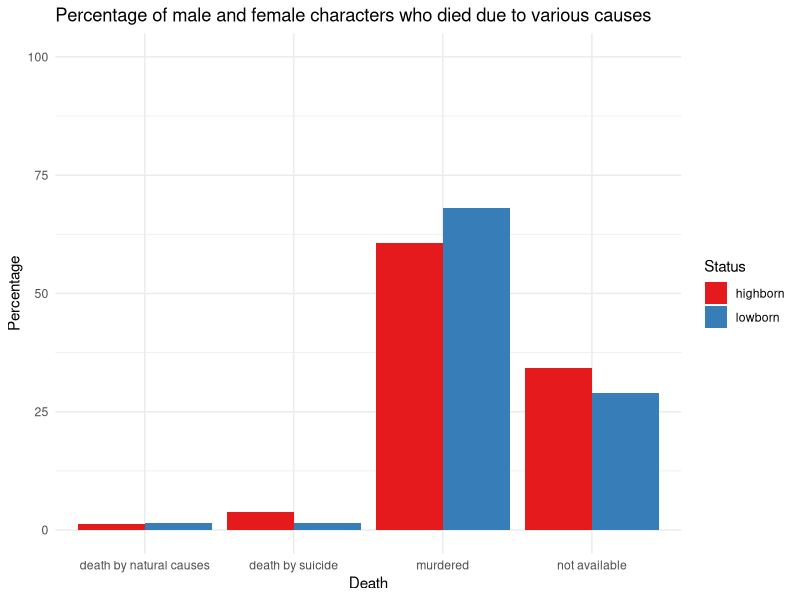

This chart was generated by the following R code: (Note: this script raises an error after producing the figure.)
library(tidyverse)
library(ggplot2)

#Importing csv file into a dataframe
updated_death_categories <- read.csv("GOT_updated_death_categories.csv")
#View(updated_death_categories)

#making a table of frequency of deaths by various causes by social status.
table_status_death <-  table(updated_death_categories$social_status, updated_death_categories$death_category)

#converting the table into a dataframe and adding column names
dtf1 = as.data.frame(table_status_death)
names(dtf1) = c("Status", "Death", "Frequency")


#making a separate data frame to calculate %high born deaths per category.
high_deaths <- filter(dtf1, Status == 'highborn') 
high_deaths <-  mutate(high_deaths, Percentage = Frequency*100/sum(Frequency))

#making a separate data frame to calculate %low born deaths per category.
low_deaths <- filter(dtf1, Status == 'lowborn') 
low_deaths <-  mutate(low_deaths, Percentage = Frequency*100/sum(Frequency))


#concatenating the high born and low born data frames
death_status <- rbind(high_deaths, low_deaths)
print(death_status)

#plot
status_death_plot <- death_status |> ggplot(aes(x = Death, y = Percentage)) +
  geom_bar(stat = 'identity', aes(fill = Status), position = 'dodge') +
  scale_fill_brewer(palette = "Set1") +
  ylim(0, 100)+
  labs(title = "Percentage of male and female characters who died due to various causes")+
  theme_minimal()

print(status_death_plot)
ggsave(gender_death_plot, filename = "death_cause_status.png")